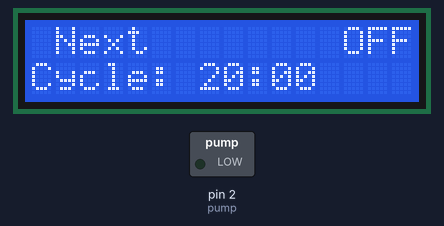
A sketch run on a simulated Arduino Uno, built with avr-gcc and run on an emulated ATmega328P. Shown: 16×2 character LCD, switched loads named in the sketch (green lamp = pin HIGH).

Above: at 0.1 s.
At 4.1 s:
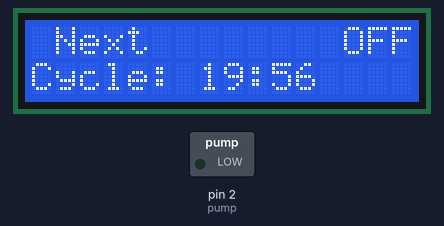
At 9.1 s:
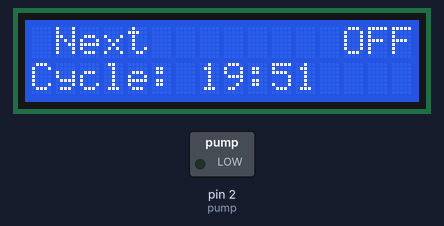
At 19.2 s:
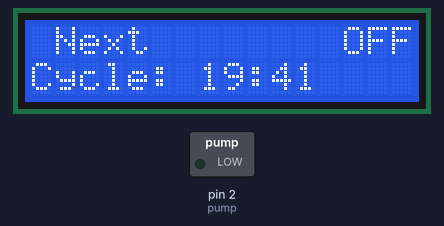
At 28.2 s:
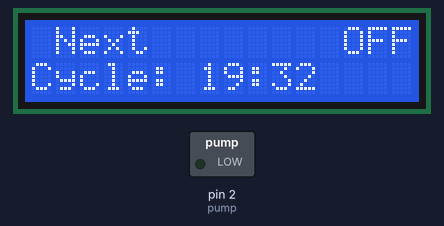
At 38.2 s:
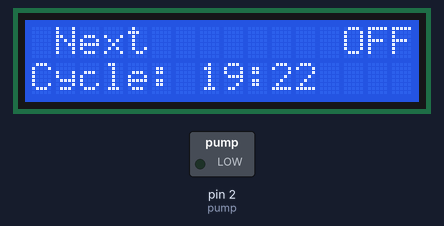

Measured:
- what the display in image 1 shows lasts 1.0 s, from 4.1 s to 5.1 s

The sketch:

hydroponics.ino
```cpp
/*
 hydroponics.ino
  Created by Matthew Mason,
  October 2016

  matthewmason0@gmail.com
*/

#include <Time.h>
#include <LiquidCrystal.h>

LiquidCrystal lcd(8,7,6,5,4,3);

time_t waitLength;
time_t runLength;

int offTime = 20; //minutes
int onTime = 10;  //minutes
int pump = 2;

void setup()
{
  waitLength = offTime * 60; //time_t is in seconds
  runLength = onTime * 60;

  lcd.begin(16, 2);
//Serial.begin(9600);

  pinMode(pump, OUTPUT);
  digitalWrite(pump, LOW);

//Serial.println("OFF");
}

void loop()
{
  lcd.setCursor(1,0);
  lcd.print("Next");
  lcd.setCursor(0,1);
  lcd.print("Cycle: ");
  lcd.setCursor(13,0);
  lcd.print("OFF");
  time_t waitEnd = now() + waitLength;
  while(now() < waitEnd) //pump is off
  {
    time_t remaining = waitEnd - now();
    int minutes = minute(remaining);
    int seconds = second(remaining);
    lcd.setCursor(7,1);
    lcd.print(minutes);
    lcd.print(":");
    lcd.print(pad(seconds));
    lcd.print(" ");

//  Serial.print("Next Cycle: ");
//  Serial.print(minutes);
//  Serial.print(":");
//  Serial.println(pad(seconds));

    delay(1000);
  }
  digitalWrite(pump, HIGH);

//Serial.println("ON");

  lcd.setCursor(1,0);
  lcd.print("Time");
  lcd.setCursor(0,1);
  lcd.print(" Left: ");
  lcd.setCursor(13,0);
  lcd.print(" ON");
  time_t runEnd = now() + runLength;
  while(now() < runEnd) //pump is on
  {
    time_t remaining = runEnd - now();
    int minutes = minute(remaining);
    int seconds = second(remaining);
    lcd.setCursor(7,1);
    lcd.print(minutes);
    lcd.print(":");
    lcd.print(pad(seconds));
    lcd.print(" ");

//  Serial.print("Time Left: ");
//  Serial.print(minutes);
//  Serial.print(":");
//  Serial.println(pad(seconds));

    delay(1000);
  }
  digitalWrite(pump, LOW);

//Serial.println("OFF");

}

String pad(int s)
{
  String zero = "0";  //have to initialize strings first,
  String noZero = ""; //otherwise weird things happen
  if(s < 10)
    return zero + s;
  else
    return noZero + s;
}
```
